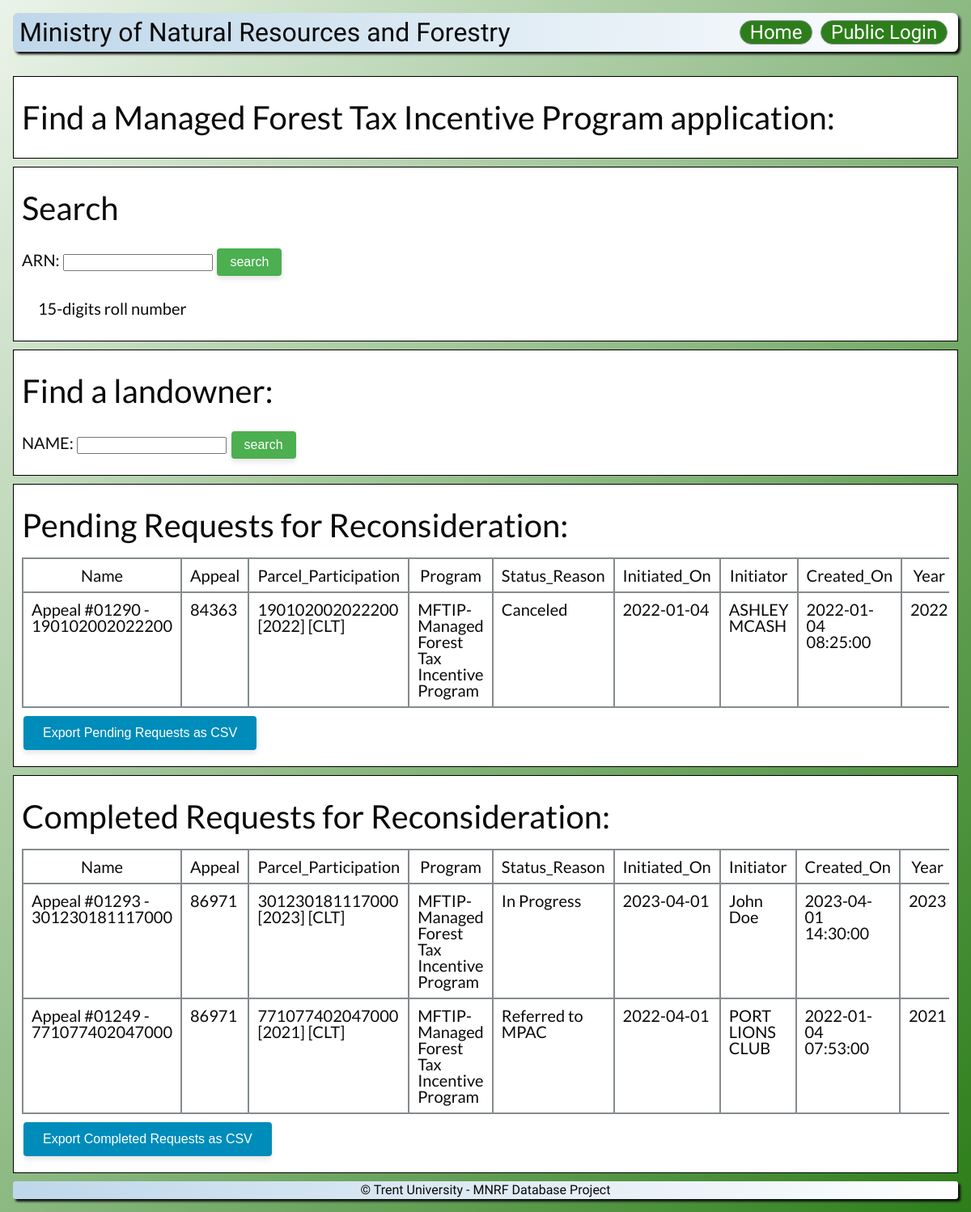
/pages/MFTIP-rfr.php, run on the app's committed database.
### tables this page shows
CREATE TABLE `appeal_parcels` (
  `Name` varchar(255) DEFAULT NULL,
  `Appeal` int(11) DEFAULT NULL,
  `Parcel_Participation` varchar(255) DEFAULT NULL,
  `Program` varchar(255) DEFAULT NULL,
  `Status_Reason` varchar(255) DEFAULT NULL,
  `Initiated_On` date DEFAULT NULL,
  `Initiator` varchar(255) DEFAULT NULL,
  `Created_On` datetime DEFAULT NULL,
  `Year` int(11) DEFAULT NULL,
  `Type` varchar(255) DEFAULT NULL,
  `Tracking_Comments` text DEFAULT NULL,
  `Status` varchar(255) DEFAULT NULL,
  `RFR_returned_by_Landowner` date DEFAULT NULL,
  `RFR_Referred_to_MPAC_Date` date DEFAULT NULL,
  `RFR_forwarded_to_Landowner` date DEFAULT NULL,
  `RFR_Forwarded_to_Administrator` date DEFAULT NULL,
  `RFR_Deadline` date DEFAULT NULL,
  `Reason_for_Appeal` text DEFAULT NULL,
  `Project` varchar(255) DEFAULT NULL,
  `Owner` varchar(255) DEFAULT NULL,
  `MOS_Send_to_Landowner` date DEFAULT NULL,
  `Modified_On` datetime DEFAULT NULL,
  `Modified_By` varchar(255) DEFAULT NULL,
  `MNR_Total_Area` float DEFAULT NULL,
  `MNR_Name3_Account` text DEFAULT NULL,
  `MNR_Name3` text DEFAULT NULL,
  `MNR_Name2_Account` text DEFAULT NULL,
  `MNR_Name2` text DEFAULT NULL,
  `MNR_Name1_Account` text DEFAULT NULL,
  `MNR_Name1` text DEFAULT NULL,
  `MNR_Mailing_Address_Province` varchar(255) DEFAULT NULL,
  `MNR_Mailing_Address_Postal_Code` varchar(255) DEFAULT NULL,
  `MNR_Mailing_Address_Line3` text DEFAULT NULL,
  `MNR_Mailing_Address_Line2` text DEFAULT NULL,
  `MNR_Mailing_Address_Line1` text DEFAULT NULL,
  `MNR_Mailing_Address_Country` varchar(255) DEFAULT NULL,
  `MNR_Mailing_Address_City` varchar(255) DEFAULT NULL,
  `MNR_Legal_Description` text DEFAULT NULL,
  `MNR_Eligible_Area` float DEFAULT NULL,
  `Minutes_of_Settlement_Required` varchar(255) DEFAULT NULL,
  `Description` varchar(255) DEFAULT NULL,
  `Decision_Reason` varchar(255) DEFAULT NULL,
  `Decision_Date` date DEFAULT NULL,
  `Decision_Comments` text DEFAULT NULL,
  `Created_By` varchar(255) DEFAULT NULL,
  `CL_Type_3` varchar(255) DEFAULT NULL,
  `CL_Type_2` varchar(255) DEFAULT NULL,
  `CL_Type` varchar(255) DEFAULT NULL,
  `ARN` char(15) NOT NULL
);

### pages/MFTIP-rfr.php (the view, shortened to what this page needs)
<?php
$pdo = connectDB();
$query2 = "";
if (isset($_POST['rNumber'])) {
    $rNumber = $_POST['rNumber'];
    $query = "SELECT * FROM appeal_parcels WHERE program = 'MFTIP-Managed Forest Tax Incentive Program' AND ARN='" . $rNumber . "' AND Status='Active'";
    $query2 = "SELECT * FROM appeal_parcels WHERE program = 'MFTIP-Managed Forest Tax Incentive Program' AND ARN='" . $rNumber . "' AND Status='Completed'";
} else {
    $query = "select * from appeal_parcels where program = 'MFTIP-Managed Forest Tax Incentive Program' AND Status='Active' ";
    $query2 = "select * from appeal_parcels where program = 'MFTIP-Managed Forest Tax Incentive Program' AND Status='Completed' ";
}
$stmt = $pdo->prepare($query);
$stmt->execute();
$hasPendingEntries = $stmt->rowCount() > 0;
$pendingRow = $stmt->fetchAll(PDO::FETCH_ASSOC);
if (!empty($query2)) {
    $queryCompleted = str_replace('appeal_parcels', 'appeal_parcels', $query2);
    $stmtCompleted = $pdo->prepare($queryCompleted);
    $stmtCompleted->execute();
    $hasCompletedEntries = $stmtCompleted->rowCount() > 0;
    $completedRow = $stmtCompleted->fetchAll(PDO::FETCH_ASSOC);
} else {
    $hasCompletedEntries = false;
}
$columnNames = !empty($pendingRow) ? array_keys($pendingRow[0]) : [];
?>
<!DOCTYPE html>
<html lang="en">
<head>
    <?php include "../includes/metadata.php" ?>
    <link rel="stylesheet" href="styles/master.css" />
</head>
<body>
    <?php include '../includes/header.php'; ?>
    <section class="section-box">
    <h1 class="section-title">Find a Managed Forest Tax Incentive Program application:</h1>
    </section>
    <section class="section-box">
        <h1 class="section-title">Search</h1>
        <form class="search_form" method="POST">
            ARN: <input type="text" name="rNumber" />
            <input type="submit" value="search" class="search-btn"/>
        </form>
        <p>15-digits roll number</p>
    </section>
    <section class="section-box">
        <h1 class="section-title">Find a landowner:</h1>
        <form class="search_form" method="POST">
            NAME: <input type="text" name="landlordName" />
            <input type="submit" value="search" class="search-btn"/>
        </form>
    </section>
    <section class="section-box">
        <h1 class="section-title">Pending Requests for Reconsideration:</h1>
        <?php
    if (!$hasPendingEntries) {
        echo "<p>No entries found.</p>";
    } else {
    ?>
        <div class="results">
            <table class="resultsTable">
                <thead>
                    <tr>
                        <?php foreach ($columnNames as $column): ?>
                            <th scope="col">
                                <?= $column ?>
                            </th>
                        <?php endforeach; ?>
                    </tr>
                </thead>
                <tbody>
                    <?php
                    foreach ($pendingRow as $rowData): ?>
                        <tr>
                            <?php foreach ($rowData as $item): ?>
                                <td scope="row">
                                    <?= $item ?>
                                </td>
                            <?php endforeach ?>
                        </tr>
                    <?php endforeach ?>
                </tbody>
            </table>
            <form id="pending_export_form" method="post" action="exportRough.php">
    <button type="submit" name="export_pending" class="export-btn">Export Pending Requests as CSV</button>
</form>
        </div>
        <?php } ?>
    </section>
    <section class="section-box">
        <h1 class="section-title">Completed Requests for Reconsideration:</h1>
        <?php
    if (!$hasCompletedEntries) {
        echo "<p>No entries found.</p>";
    } else {
    ?>
        <div class="results">
            <table class="resultsTable">
                <thead>
                    <tr>
                        <?php foreach ($columnNames as $column): ?>
                            <th scope="col">
                                <?= $column ?>
                            </th>
                        <?php endforeach; ?>
                    </tr>
                </thead>
                <tbody>
                    <?php
                    foreach ($completedRow as $rowData): ?>
                        <tr>
                            <?php foreach ($rowData as $item): ?>
                                <td scope="row">
                                    <?= $item ?>
                                </td>
                            <?php endforeach ?>
                        </tr>
                    <?php endforeach ?>
                </tbody>
            </table>
            <form id="completed_export_form" method="post" action="exportRough.php">
    <button type="submit" name="export_completed" class="export-btn">Export Completed Requests as CSV</button>
</form>
        </div>
        <?php } ?>
    </section>
    <?php include "../includes/footer.php" ?>
</html>

### styles/master.css (style rules this page uses)
:root { --offblack: #0A0A0B; --dullgreen: #2D7E1A; --bluetint: #BFD7EA; --softgray: #848B8E; --offwhite: #FEFFFE; min-height: 100vh; font-family: "Lato", sans-serif; color: var(--offblack); background-image: linear-gradient(to top left, var(--dullgreen), var(--offwhite) 110%); background-repeat: no-repeat; }
body { padding: 1rem; }
.results { height: 75%; overflow: auto; }
.resultsTable { display: table; width: 100%; }
.resultsTable, .resultsTable th, .resultsTable td { border-collapse: collapse; border: 0.1em solid #848B8E; box-sizing: border-box; padding: 0.5em; }
.section-box { border: 1px solid black; background-color: white; padding: 10px; margin: 10px 0; }
.section-title { margin-top: 20px; font-size: 2em; margin-bottom: 20px; }
body { font-size: 20px; }
p { padding: 20px; }
.export-btn { background-color: #008CBA; border: none; color: white; text-align: center; display: inline-block; font-size: 1rem; padding: 12px 24px; margin: 10px 2px; cursor: pointer; text-decoration: none; border-radius: 4px; box-shadow: 0 4px 6px rgba(0, 0, 0, 0.1); transition: all 0.3s ease; }
.resultsTable thead { position: sticky; top: 0; background-color: var(--offwhite); }

### pages/MFTIP-rfr.php (style rules this page uses)
.export-btn { background-color: #008CBA; border: none; color: white; text-align: center; display: inline-block; font-size: 1rem; padding: 12px 24px; margin: 10px 2px; cursor: pointer; text-decoration: none; border-radius: 4px; box-shadow: 0 4px 6px rgba(0, 0, 0, 0.1); transition: all 0.3s ease; }
.search-btn { background-color: #4CAF50; border: none; color: white; text-align: center; display: inline-block; font-size: 1rem; padding: 8px 16px; margin: 10px 2px; cursor: pointer; text-decoration: none; border-radius: 4px; box-shadow: 0 4px 6px rgba(0, 0, 0, 0.1); transition: all 0.3s ease; }

### data on the page
appeal_parcels: Name "Appeal #01290 - 190102002022200", Appeal "84363", Parcel_Participation "190102002022200 [2022] [CLT]", Program "MFTIP-Managed Forest Tax Incentive Program", Status_Reason "Canceled", item "2022-01-04", item "ASHLEY MCASH", Created_On "2022-01-04 08:25:00", Year "2022"
appeal_parcels: Name "Appeal #01293 - 301230181117000", Appeal "86971", Parcel_Participation "301230181117000 [2023] [CLT]", Program "MFTIP-Managed Forest Tax Incentive Program", Status_Reason "In Progress", item "2023-04-01", item "John Doe", Created_On "2023-04-01 14:30:00", Year "2023"
appeal_parcels: Name "Appeal #01249 - 771077402047000", Appeal "86971", Parcel_Participation "771077402047000 [2021] [CLT]", Program "MFTIP-Managed Forest Tax Incentive Program", Status_Reason "Referred to MPAC", item "2022-04-01", item "PORT LIONS CLUB", Created_On "2022-01-04 07:53:00", Year "2021"

### other printed values
$column "Name"
$column "Appeal"
$column "Parcel_Participation"
$column "Program"
$column "Status_Reason"
$column "Initiated_On"
$column "Initiator"
$column "Created_On"
$column "Year"
